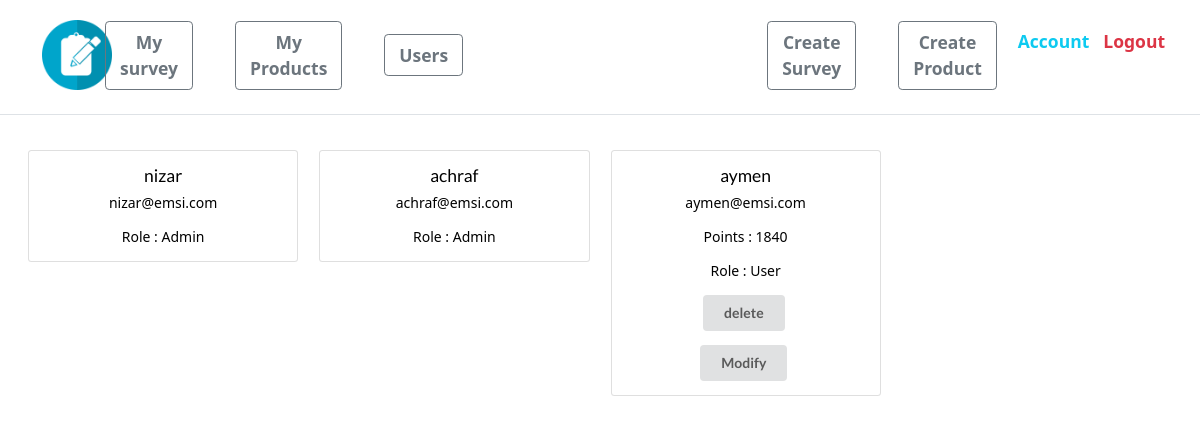
The page /user_list/ (signed in) on the database as committed earlier.
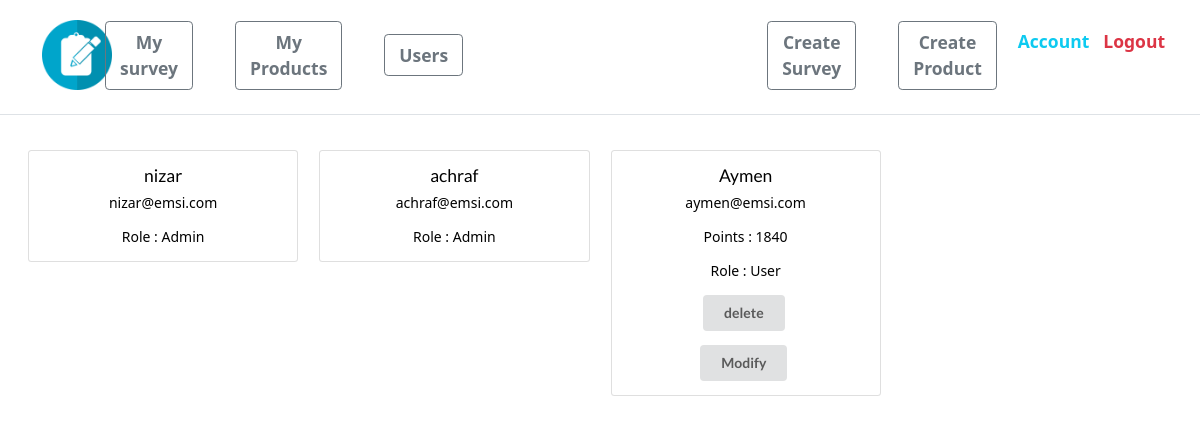
The same page on the database as committed later.
### account/models.py (models this page shows, shortened)
class Account(AbstractBaseUser):
    email = models.EmailField(verbose_name="email", max_length=60, unique=True)
    username = models.CharField(max_length=30, unique=True)
    date_joined = models.DateTimeField(
        verbose_name='date joined', auto_now_add=True)
    last_login = models.DateTimeField(verbose_name='last login', auto_now=True)
    is_admin = models.BooleanField(default=False)
    is_active = models.BooleanField(default=True)
    is_staff = models.BooleanField(default=False)
    is_superuser = models.BooleanField(default=False)
    points = models.IntegerField(default=0)
    USERNAME_FIELD = 'email'
    REQUIRED_FIELDS = ['username']
    objects = MyAccountManager()

### account/views.py (the view)
# urls.py: path('user_list/', user_list, name='user_list'),
@login_required
def user_list(request):
    if request.user.is_admin:
        users = Account.objects.all()
        return render(request, "account/user_list.html", {"users": users})
    else:
        return redirect("surveys")

### account/templates/account/user_list.html (shortened to what this page needs)
{% extends 'base.html' %}
{% load static %}
{% block content %}
<body class="text-center text-black ">
<div class="cover-container d-flex w-100 h-100 p-3 mx-auto flex-column">
    <main class="px-3">
        {% if users %}
        <div class="row">
            {% for user in users %}
                  <div class="col-sm-3 ">
                      <div class="card">
                          <div class="card-body">
                                <h5 class="card-title">{{ user.username }}</h5>
                                <p class="card-text">{{ user.email }}</p>
                                {% if user.is_admin %}
                                <p class="card-text"> Role : Admin</p>
                                {% elif user.is_superuser %}
                                <p class="card-text"> Role : Superuser</p>
                                <form method="post" action="{% url 'user_delete' user.pk %}" style="display: inline-block;">
                                    {% csrf_token %}
                                    <button class=" ui button">delete</button>
                                </form>
                                {% else %}
                                <p class="card-text"> Points : {{ user.points }}</p>
                                <p class="card-text"> Role : User</p>
                                <form method="post" action="{% url 'user_delete' user.pk %}" style="display: inline-block;">
                                    <button class=" ui button">delete</button>
                                </form>
                                <form method="post" action="{% url 'user_update' user.pk %}" style="display: inline-block;">
                                    <button class=" ui button mt-3">Modify</button>
                                </form>
                                {% endif %}
                          </div>
                      </div>
                  </div>
            {% endfor %}
        </div>
        {% else %}
          <p>Aucun produit</p>
        {% endif %}
</div>
</body>
{% endblock content %}

Rows that differ between the two databases and show on the page:
changed Account "aymen@emsi.com": username "aymen" → "Aymen"
